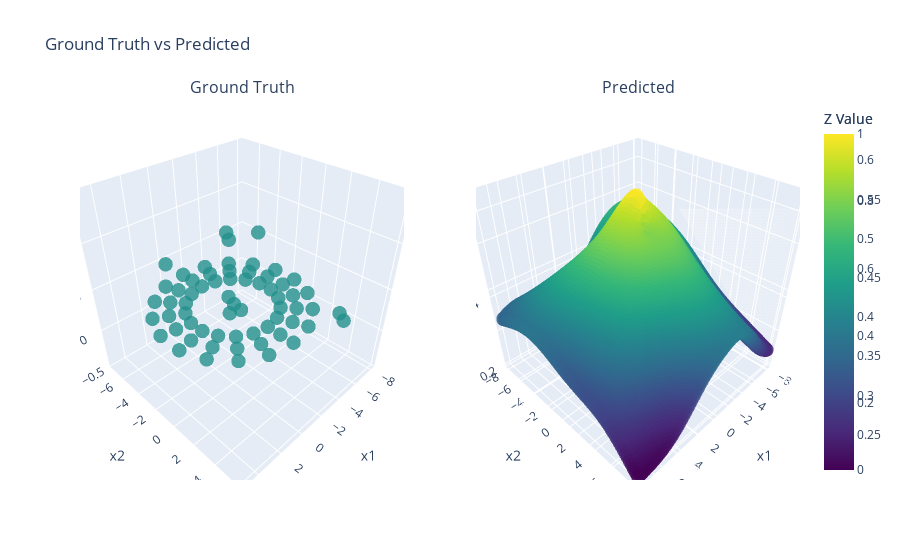
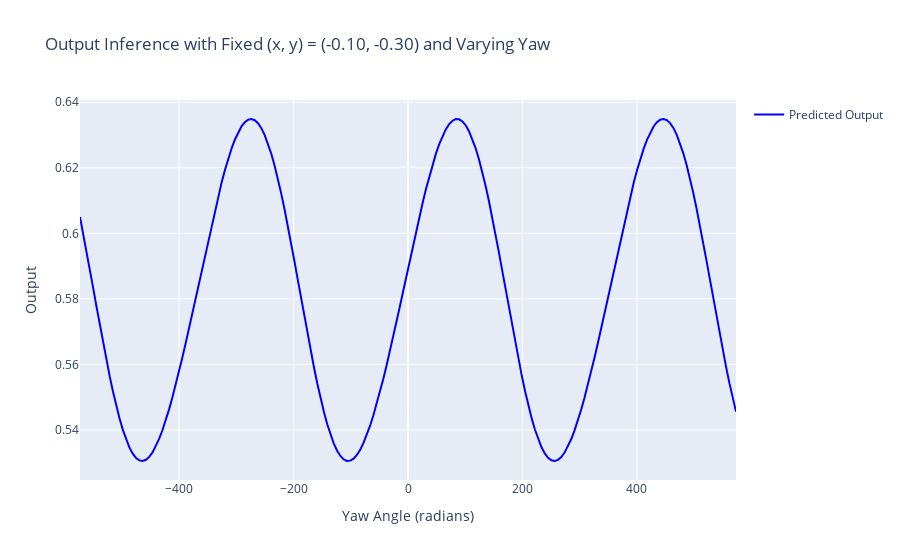

Write notebook code for charts like these, in order.
### Code cell
# Create subplots
fig = make_subplots(
    rows=1, cols=2,  # 1 row, 2 columns
    specs=[[{'type': 'scatter3d'}, {'type': 'scatter3d'}]],  # Both subplots are 3D scatter plots
    subplot_titles=("Ground Truth", "Predicted")  # Titles for each subplot
)

X_nn, _ = generate_fake_dataset(
    samples_xy=80, 
    samples_yaw=1, 
    x_dimension=3,
    use_fov=False,
    x_low=-8,        # Drone X ranges from -10 to 10
    x_high=8,
    y_low=-8,         # Drone Y ranges from -5 to 5
    y_high=8,
    tree_low=0,     # Tree ranges from -15 to 15
    tree_high=0
)

fig.add_trace(go.Scatter3d(z=Y.flatten(), x=X[:,0], y=X[:,1], name='Ground Truth',mode='markers',marker=dict(
        color=Y.flatten(),  # Color based on z values
        colorscale='Viridis',     # Use Viridis color map
        colorbar=dict(title='Z Value'),  # Add color bar
        size=5,                   # Marker size
        opacity=0.8               # Marker opacity
    ),), row=1, col=1)  # Add to the first subplot


model = MultiLayerPerceptron(input_dim=nn_input_dim)
model.load_state_dict(torch.load(get_latest_best_model(nn_input_dim, False)))
model.eval()

X = X[:,:3]
# Model prediction
with torch.no_grad():
    y_test = model(X_nn[:,:3]).detach().numpy()

# Add predicted trace to the second subplot
fig.add_trace(go.Scatter3d(z=y_test.flatten(),x= X_nn[:,0],y= X_nn[:,1],name='Predicted',mode='markers',marker=dict(
        color=y_test.flatten(),  # Color based on z values
        colorscale='Viridis',     # Use Viridis color map
        colorbar=dict(title='Z Value'),  # Add color bar
        size=5,                   # Marker size
        opacity=0.8               # Marker opacity
    )
), row=1, col=2)  # Add to the second subplot

# Update layout
fig.update_layout(
    title_text="Ground Truth vs Predicted",  # Main title
    scene=dict(  # Update the first subplot's scene
        xaxis_title="x1",
        yaxis_title="x2",
        zaxis_title="Output"
    ),
    scene2=dict(  # Update the second subplot's scene
        xaxis_title="x1",
        yaxis_title="x2",
        zaxis_title="Output"
    ),
    showlegend=False  # Hide legend for clarity
)

fig.show()
fig.write_html('nn_surrogate_train_test.html')


# Find the index of the maximum value in y_test
max_index = np.argmax(y_test)
x_best = X_nn[max_index, 0]
y_best = X_nn[max_index, 1]

# Vary the third input (yaw angle) between 0 and 2π
yaw_values = np.linspace(-10, 10, 200)

# Create a new input array with x_best and y_best fixed, and yaw_values varying
X_new = np.column_stack([
    np.full_like(yaw_values, x_best),
    np.full_like(yaw_values, y_best),
    yaw_values
])

# Convert to tensor for model inference
X_new_tensor = torch.tensor(X_new, dtype=torch.float32)

# Model prediction for the new input
with torch.no_grad():
    y_new = model(X_new_tensor).detach().numpy()

# Create a new plot
fig_new = go.Figure()

# Add the trace for the new predictions
fig_new.add_trace(go.Scatter(
    x=np.rad2deg(yaw_values),
    y=y_new.flatten(),
    mode='lines',
    name='Predicted Output',
    line=dict(color='blue', width=2)
))

# Update layout
fig_new.update_layout(
    title_text=f"Output Inference with Fixed (x, y) = ({x_best:.2f}, {y_best:.2f}) and Varying Yaw",
    xaxis_title="Yaw Angle (radians)",
    yaxis_title="Output",
    showlegend=True
)

# Show the plot
fig_new.show()

# Save the plot as HTML
fig_new.write_html('nn_surrogate_varying_yaw.html')

### Figure 1 — Plotly figure (JSON) as saved in the notebook; plotly's stock layout.template omitted (floating-point values rounded to 4 significant figures; data arrays with more than 128 entries replaced by an {"elided": "..."} marker saying what was removed)
{"data": [{"marker": {"color": [0.5, 0.5, 0.5, 0.5, 0.5, 0.5, 0.5, 0.5, 0.5, 0.5, 0.5, 0.5, 0.5, 0.5, 0.5, 0.5, 0.5, 0.5, 0.5, 0.5, 0.5, 0.5, 0.5, 0.5, 0.5, 0.5, 0.5, 0.5, 0.5, 0.5, 0.5, 0.5, 0.5, 0.5, 0.5, 0.5, 0.5, 0.5, 0.5, 0.5, 0.5, 0.5, 0.5, 0.5, 0.5, 0.5, 0.5, 0.5, 0.5, 0.5, 0.5, 0.5, 0.5, 0.5, 0.5, 0.5, 0.5, 0.5, 0.5, 0.5, 0.5, 0.5, 0.5, 0.5], "colorbar": {"title": {"text": "Z Value"}}, "colorscale": [[0, "#440154"], [0.1111, "#482878"], [0.2222, "#3e4989"], [0.3333, "#31688e"], [0.4444, "#26828e"], [0.5556, "#1f9e89"], [0.6667, "#35b779"], [0.7778, "#6ece58"], [0.8889, "#b5de2b"], [1, "#fde725"]], "opacity": 0.8, "size": 5}, "mode": "markers", "name": "Ground Truth", "scene": "scene", "type": "scatter3d", "x": [0.0, 1.71, 3.214, 4.33, 4.924, 4.924, 4.33, 3.214, 1.71, -4.371e-07, -1.71, -3.214, -4.33, -4.924, -4.924, -4.33, -3.214, -1.71, 0.0, 1.368, 2.571, 3.464, 3.939, 3.939, 3.464, 2.571, 1.368, -3.497e-07, -1.368, -2.571, -3.464, -3.939, -3.939, -3.464, -2.571, -1.368, 0.0, 1.026, 1.928, 2.598, 2.954, 2.954, 2.598, 1.928, 1.026, -2.623e-07, -1.026, -1.928, -2.598, -2.954, -2.954, -2.598, -1.928, -1.026, -4.046, 0.02387, 0.6762, -0.03427, -0.4275, -0.1439, -8.076, -3.616, -6.271, -5.6], "y": [-5.0, -4.698, -3.83, -2.5, -0.8682, 0.8682, 2.5, 3.83, 4.698, 5.0, 4.698, 3.83, 2.5, 0.8682, -0.8682, -2.5, -3.83, -4.698, -4.0, -3.759, -3.064, -2.0, -0.6946, 0.6946, 2.0, 3.064, 3.759, 4.0, 3.759, 3.064, 2.0, 0.6946, -0.6946, -2.0, -3.064, -3.759, -3.0, -2.819, -2.298, -1.5, -0.5209, 0.5209, 1.5, 2.298, 2.819, 3.0, 2.819, 2.298, 1.5, 0.5209, -0.5209, -1.5, -2.298, -2.819, 5.271, -6.982, 0.4417, 0.6992, -0.8618, -0.04684, -5.579, 5.872, -7.408, -6.384], "z": [0.5, 0.5, 0.5, 0.5, 0.5, 0.5, 0.5, 0.5, 0.5, 0.5, 0.5, 0.5, 0.5, 0.5, 0.5, 0.5, 0.5, 0.5, 0.5, 0.5, 0.5, 0.5, 0.5, 0.5, 0.5, 0.5, 0.5, 0.5, 0.5, 0.5, 0.5, 0.5, 0.5, 0.5, 0.5, 0.5, 0.5, 0.5, 0.5, 0.5, 0.5, 0.5, 0.5, 0.5, 0.5, 0.5, 0.5, 0.5, 0.5, 0.5, 0.5, 0.5, 0.5, 0.5, 0.5, 0.5, 0.5, 0.5, 0.5, 0.5, 0.5, 0.5, 0.5, 0.5]}, {"marker": {"color": {"elided": "6400 float values"}, "colorbar": {"title": {"text": "Z Value"}}, "colorscale": [[0, "#440154"], [0.1111, "#482878"], [0.2222, "#3e4989"], [0.3333, "#31688e"], [0.4444, "#26828e"], [0.5556, "#1f9e89"], [0.6667, "#35b779"], [0.7778, "#6ece58"], [0.8889, "#b5de2b"], [1, "#fde725"]], "opacity": 0.8, "size": 5}, "mode": "markers", "name": "Predicted", "scene": "scene2", "type": "scatter3d", "x": {"elided": "6400 float values"}, "y": {"elided": "6400 float values"}, "z": {"elided": "6400 float values"}}], "layout": {"annotations": [{"font": {"size": 16}, "showarrow": false, "text": "Ground Truth", "x": 0.225, "xanchor": "center", "xref": "paper", "y": 1, "yanchor": "bottom", "yref": "paper"}, {"font": {"size": 16}, "showarrow": false, "text": "Predicted", "x": 0.775, "xanchor": "center", "xref": "paper", "y": 1, "yanchor": "bottom", "yref": "paper"}], "scene": {"domain": {"x": [0, 0.45], "y": [0, 1]}, "xaxis": {"title": {"text": "x1"}}, "yaxis": {"title": {"text": "x2"}}, "zaxis": {"title": {"text": "Output"}}}, "scene2": {"domain": {"x": [0.55, 1], "y": [0, 1]}, "xaxis": {"title": {"text": "x1"}}, "yaxis": {"title": {"text": "x2"}}, "zaxis": {"title": {"text": "Output"}}}, "showlegend": false, "title": {"text": "Ground Truth vs Predicted"}}}

### Figure 2 — Plotly figure (JSON) as saved in the notebook; plotly's stock layout.template omitted (floating-point values rounded to 4 significant figures; data arrays with more than 128 entries replaced by an {"elided": "..."} marker saying what was removed)
{"data": [{"line": {"color": "blue", "width": 2}, "mode": "lines", "name": "Predicted Output", "type": "scatter", "x": {"elided": "200 float values"}, "y": {"elided": "200 float values"}}], "layout": {"showlegend": true, "title": {"text": "Output Inference with Fixed (x, y) = (-0.10, -0.30) and Varying Yaw"}, "xaxis": {"title": {"text": "Yaw Angle (radians)"}}, "yaxis": {"title": {"text": "Output"}}}}
